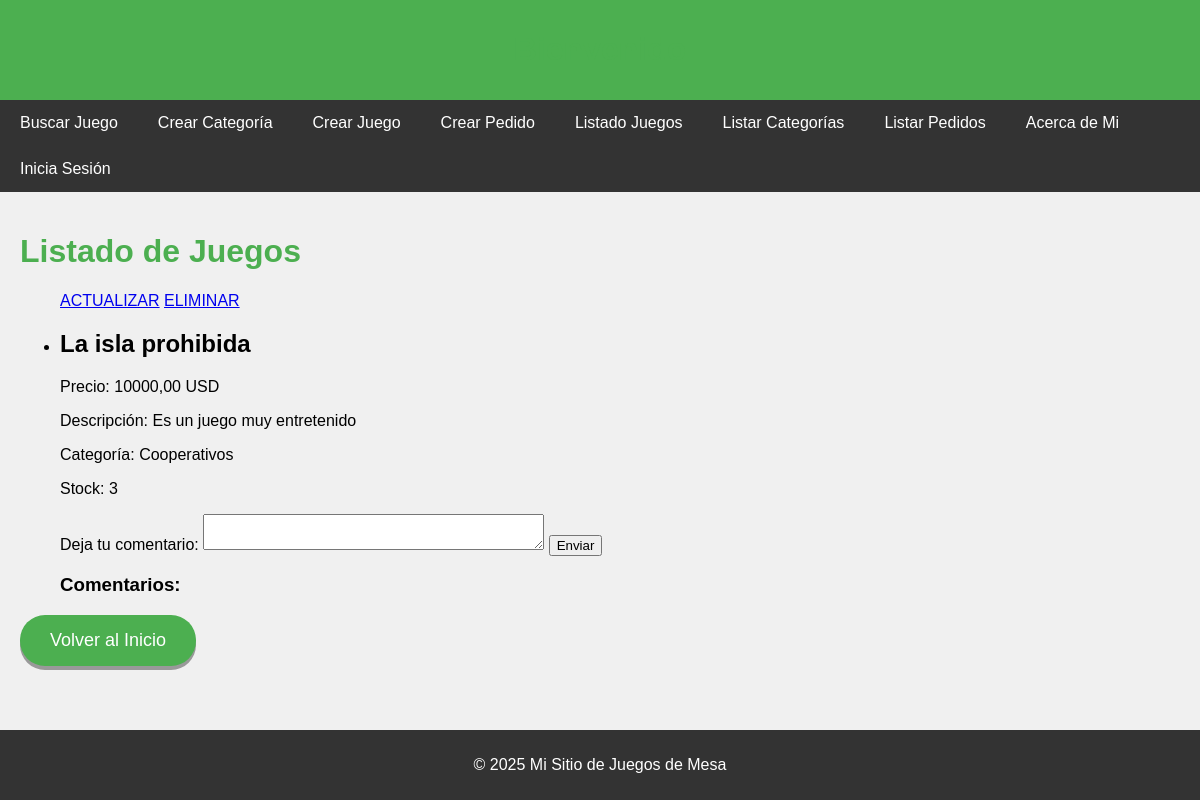
The page /listar_juegos/ on the database its author committed.
### app_juegos/models.py (models this page shows, shortened)
class Juego(models.Model):
    nombre = models.CharField(max_length=100)
    descripcion = models.TextField()
    precio = models.DecimalField(max_digits=10, decimal_places=2)
    categoria = models.ForeignKey('Categoria', on_delete=models.CASCADE)
    stock = models.IntegerField()

class Categoria(models.Model):
    nombre = models.CharField(max_length=100)

### app_juegos/views.py (the view)
# urls.py: path('listar_juegos/', views.listar_juegos, name='listar_juegos'),
def listar_juegos(request):
    juegos = Juego.objects.all()
    contexto = {'juegos': juegos}
    return render(request,'app_juegos/juego_list.html', contexto)

### app_juegos/templates/app_juegos/juego_list.html (shortened to what this page needs)
{% extends 'app_juegos/base.html' %}
{% block content %}
<h1>Listado de Juegos</h1>
<ul>
    {% for juego in juegos %}
        <article>
            <a href="{% url 'app_juegos:update_juegos' id=juego.id %}">ACTUALIZAR</a>
            <a href="{% url 'app_juegos:delete_juegos' id=juego.id%}">ELIMINAR</a>
        <li>
            <h2>{{ juego.nombre }}</h2>
            <p>Precio: {{ juego.precio }} USD</p>
            <p>Descripción: {{ juego.descripcion }}</p>
            <p>Categoría: {{ juego.categoria.nombre }}</p>
            <p>Stock: {{ juego.stock }}</p>
            <form method="post" action="{% url 'app_juegos:add_comment' juego.id %}">
                <label for="comentario">Deja tu comentario:</label>
                <textarea id="comentario" name="comentario" rows="2" cols="40"></textarea>
                <button type="submit">Enviar</button>
            </form>
            <h3>Comentarios:</h3>
        </li>
    {% endfor %}
</ul>
<a href="{% url 'app_juegos:inicio' %}" style="
display: inline-block;
padding: 15px 30px;
font-size: 18px;
color: white;
background-color: #4CAF50;
border: none;
border-radius: 25px;
cursor: pointer;
box-shadow: 0 4px #999;
text-decoration: none;
transition: background-color 0.3s, box-shadow 0.3s, transform 0.3s; " onmouseover="this.style.backgroundColor='#45a049'; this.style.boxShadow='0 8px #666';" onmouseout="this.style.backgroundColor='#4CAF50'; this.style.boxShadow='0 4px #999';" onmousedown="this.style.backgroundColor='#45a049'; this.style.boxShadow='0 4px #666'; this.style.transform='translateY(4px)';" onmouseup="this.style.backgroundColor='#45a049'; this.style.boxShadow='0 8px #666'; this.style.transform='translateY(0)';"> Volver al Inicio </a>
{% endblock %}

### app_juegos/templates/app_juegos/base.html (style rules this page uses)
body { font-family: Arial, sans-serif; background-color: #f0f0f0; margin: 0; padding: 0; }
h1 { color: #4CAF50; }

### rows shown on the page
Juego: nombre "La isla prohibida", precio "10000,00", descripcion "Es un juego muy entretenido", categoria.nombre "Cooperativos", stock "3"
